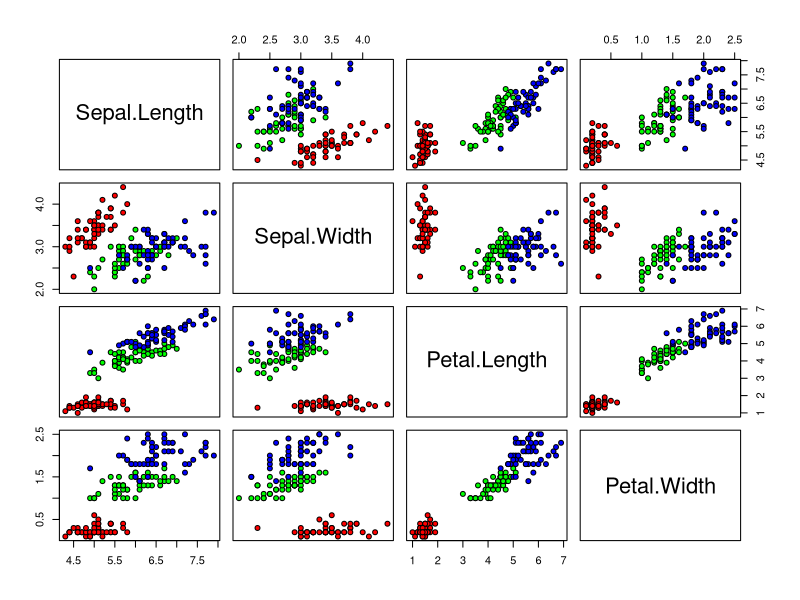
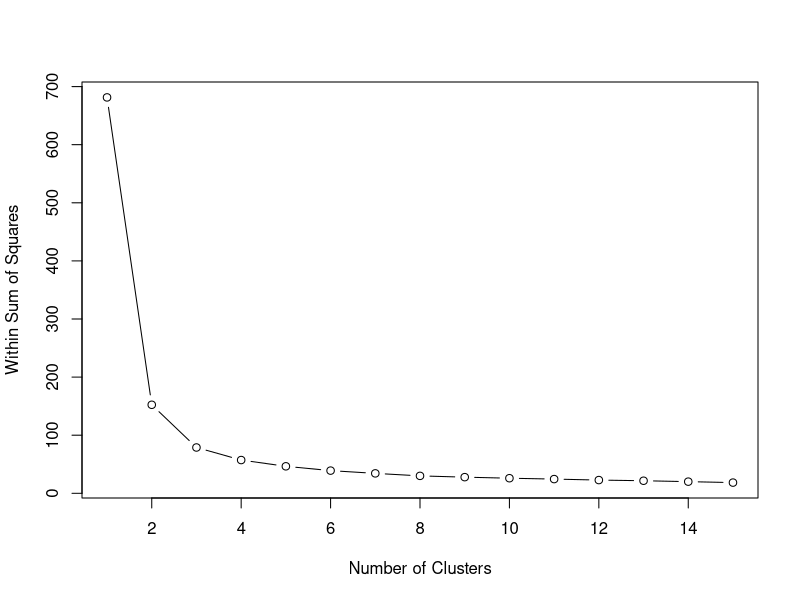
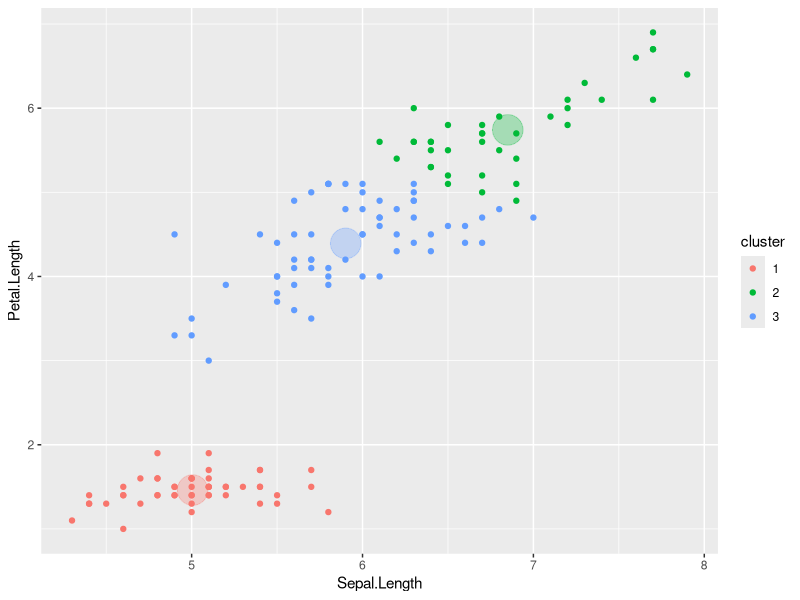
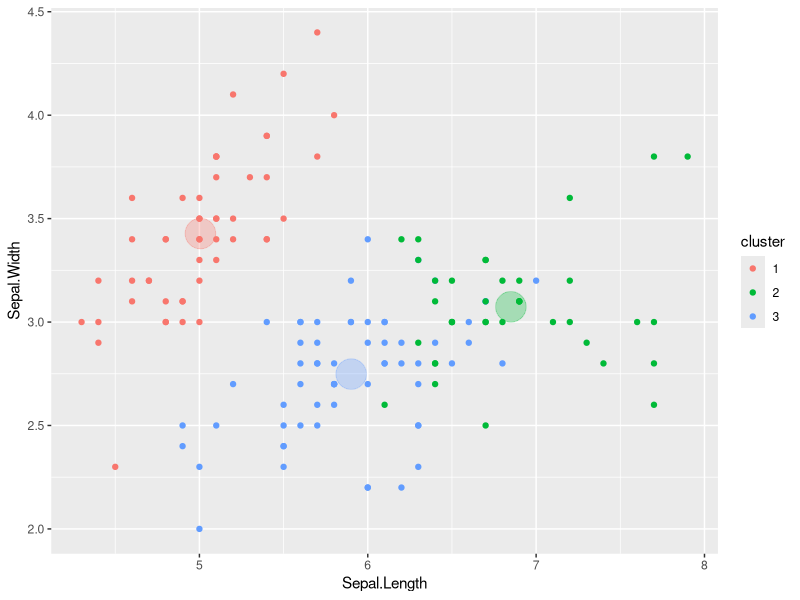
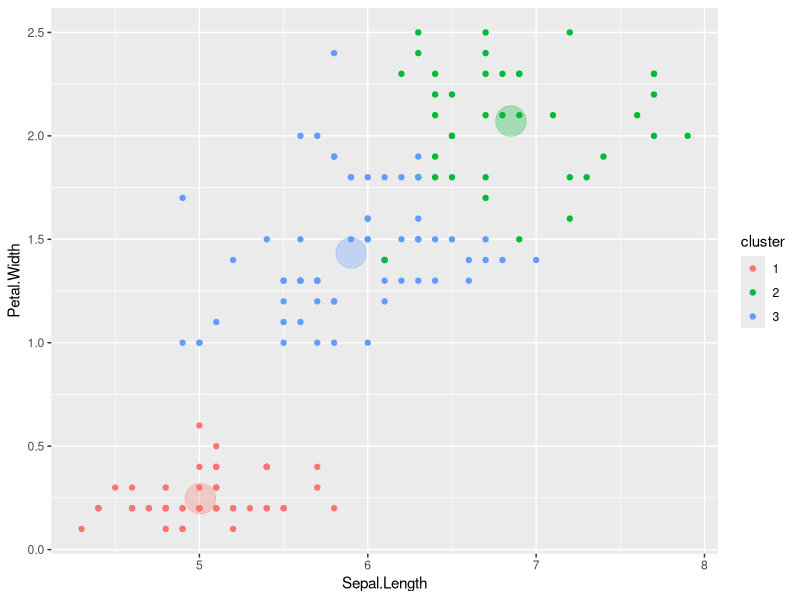
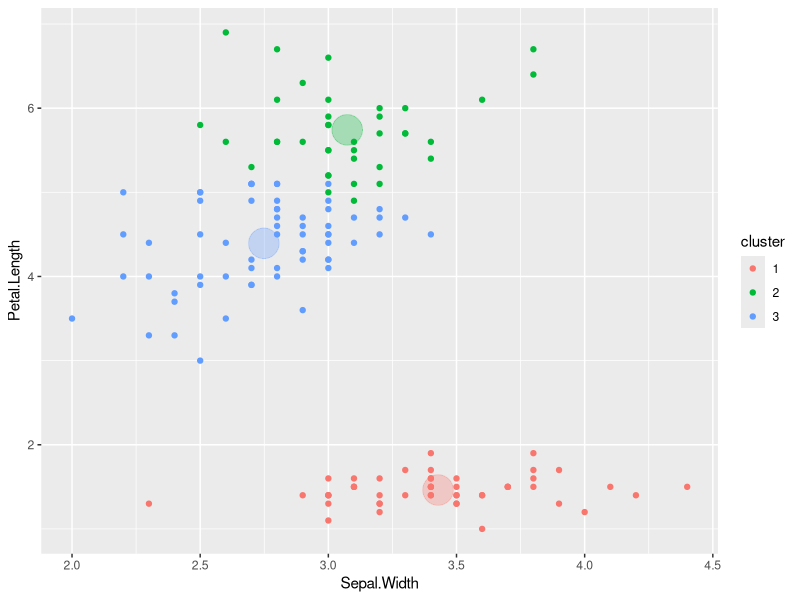

Recreate these plots in R, in order. (Note: this script raises an error after producing the figures.)
library(plyr)
library(ggplot2)
library(cluster)
library(lattice)
library(graphics)
library(grid) 
library(gridExtra)
summary(iris)
colors <-c("red","green","blue")
pairs(iris[1:4],pch=21,bg=colors[unclass(iris$Species)])
kmdata<-iris[,1:4]
wss<- numeric(15) 
for (k in 1:15) 
  wss[k] <- sum(kmeans(kmdata, centers=k,nstart=25)$withinss)
plot(1:15, wss, type="b", xlab="Number of Clusters", ylab="Within Sum of Squares") 
km<-kmeans(kmdata,3)
km
table(iris$Species,km$cluster)
df = as.data.frame(iris[,0:4]) 
df$cluster = factor(km$cluster) 
centers=as.data.frame(km$centers)
g1 =ggplot(data=df, aes(x=Sepal.Length, y=Petal.Length, color=cluster ))+geom_point() + geom_point(data=centers,aes(x=Sepal.Length,y=Petal.Length, color=as.factor(c(1,2,3))),size=10, alpha=.3, show_guide=FALSE)
g1
g2 =ggplot(data=df, aes(x=Sepal.Length, y=Sepal.Width, color=cluster ))+geom_point() + geom_point(data=centers,aes(x=Sepal.Length, y=Sepal.Width, color=as.factor(c(1,2,3))),size=10, alpha=.3, show_guide=FALSE)
g2
g3 =ggplot(data=df, aes(x=Sepal.Length, y=Petal.Width, color=cluster ))+geom_point() + geom_point(data=centers,aes(x=Sepal.Length,y=Petal.Width, color=as.factor(c(1,2,3))),size=10, alpha=.3, show_guide=FALSE)
g3
g4 =ggplot(data=df, aes(x=Sepal.Width, y=Petal.Length, color=cluster ))+geom_point() + geom_point(data=centers,aes(x=Sepal.Width,y=Petal.Length, color=as.factor(c(1,2,3))),size=10, alpha=.3, show_guide=FALSE)
g4
g5 =ggplot(data=df, aes(x=Sepal.Width, y=Petal.Width, color=cluster ))+geom_point() + geom_point(data=centers,aes(x=Sepal.Width,y=Petal.width, color=as.factor(c(1,2,3))),size=10, alpha=.3, show_guide=FALSE)
g5
g6 =ggplot(data=df, aes(x=Sepal.Width, y=Sepal.Length, color=cluster ))+geom_point() + geom_point(data=centers,aes(x=Sepal.Width,y=Sepal.Length, color=as.factor(c(1,2,3))),size=10, alpha=.3, show_guide=FALSE)
g6

dim(iris)

idx<-sample(1:dim(iris)[1],40)
iris3<-iris[idx,-5]
#iris3
hc<-hclust(dist(iris3),method = "ave") 

plot(hc,hang=-1,labels=iris$Species[idx])  

rect.hclust(hc,k=3)  
groups<-cutree(hc,k=3)